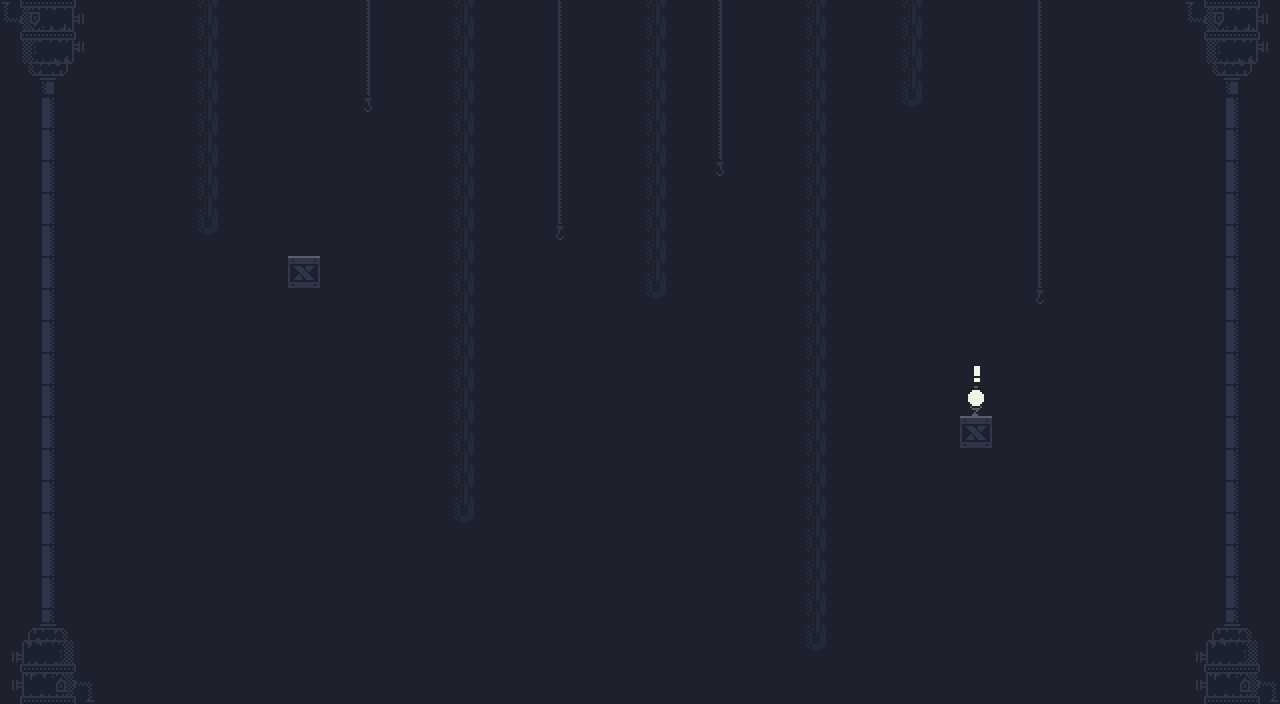

A 2D game scene composited from a Tiled map and its tileset images. What follows is a short description and the map's XML, with every tile layer's data as written:
An orthogonal 40x22 tile map with 32x32 px tiles, 3 tile layers (Background, Ground, Foreground) and 3 objects (Spawn, Win).

<map version="1.10" tiledversion="1.12.1" orientation="orthogonal" renderorder="right-down" width="40" height="22" tilewidth="32" tileheight="32" infinite="0" backgroundcolor="#1d212d" nextlayerid="5" nextobjectid="9">
 <editorsettings>
  <export target="level1.json" format="json" />
 </editorsettings>
 <tileset firstgid="1" name="0x72-industrial-tileset-32px-extruded" tilewidth="32" tileheight="32" spacing="2" margin="1" tilecount="1024" columns="32">
  <image source="0x72-industrial-tileset-32px-extruded.png" width="1088" height="1088" />
  <tile id="5">
   <properties>
    <property name="collides" type="bool" value="true" />
   </properties>
  </tile>
  <tile id="12">
   <properties>
    <property name="collides" type="bool" value="true" />
   </properties>
  </tile>
  <tile id="13">
   <properties>
    <property name="collides" type="bool" value="true" />
   </properties>
  </tile>
  <tile id="14">
   <properties>
    <property name="collides" type="bool" value="true" />
   </properties>
  </tile>
  <tile id="15">
   <properties>
    <property name="collides" type="bool" value="true" />
   </properties>
  </tile>
  <tile id="19">
   <properties>
    <property name="collides" type="bool" value="true" />
   </properties>
  </tile>
  <tile id="20">
   <properties>
    <property name="collides" type="bool" value="true" />
   </properties>
  </tile>
  <tile id="21">
   <properties>
    <property name="collides" type="bool" value="true" />
   </properties>
  </tile>
  <tile id="32">
   <properties>
    <property name="collides" type="bool" value="true" />
   </properties>
  </tile>
  <tile id="33">
   <properties>
    <property name="collides" type="bool" value="true" />
   </properties>
  </tile>
  <tile id="34">
   <properties>
    <property name="collides" type="bool" value="true" />
   </properties>
  </tile>
  <tile id="35">
   <properties>
    <property name="collides" type="bool" value="true" />
   </properties>
  </tile>
  <tile id="36">
   <properties>
    <property name="collides" type="bool" value="true" />
   </properties>
  </tile>
  <tile id="37">
   <properties>
    <property name="collides" type="bool" value="true" />
   </properties>
  </tile>
  <tile id="38">
   <properties>
    <property name="collides" type="bool" value="true" />
   </properties>
  </tile>
  <tile id="39">
   <properties>
    <property name="collides" type="bool" value="true" />
   </properties>
  </tile>
  <tile id="40">
   <properties>
    <property name="collides" type="bool" value="true" />
   </properties>
  </tile>
  <tile id="41">
   <properties>
    <property name="collides" type="bool" value="true" />
   </properties>
  </tile>
  <tile id="42">
   <properties>
    <property name="collides" type="bool" value="true" />
   </properties>
  </tile>
  <tile id="43">
   <properties>
    <property name="collides" type="bool" value="true" />
   </properties>
  </tile>
  <tile id="52">
   <properties>
    <property name="collides" type="bool" value="true" />
   </properties>
  </tile>
  <tile id="53">
   <properties>
    <property name="collides" type="bool" value="true" />
    <property name="isPermanent" type="bool" value="true" />
   </properties>
  </tile>
  <tile id="76">
   <properties>
    <property name="collides" type="bool" value="true" />
    <property name="isSpike" type="bool" value="true" />
   </properties>
   <objectgroup draworder="index">
    <object id="5" x="2" y="26" width="30" height="6" />
   </objectgroup>
  </tile>
  <tile id="77">
   <properties>
    <property name="collides" type="bool" value="true" />
    <property name="isSpike" type="bool" value="true" />
   </properties>
  </tile>
  <tile id="78">
   <properties>
    <property name="collides" type="bool" value="true" />
    <property name="isSpike" type="bool" value="true" />
   </properties>
  </tile>
  <tile id="79">
   <properties>
    <property name="collides" type="bool" value="true" />
    <property name="isSpike" type="bool" value="true" />
   </properties>
  </tile>
  <tile id="84">
   <properties>
    <property name="collides" type="bool" value="true" />
   </properties>
  </tile>
  <tile id="85">
   <properties>
    <property name="collides" type="bool" value="true" />
   </properties>
  </tile>
  <tile id="86">
   <properties>
    <property name="collides" type="bool" value="true" />
   </properties>
  </tile>
  <tile id="87">
   <properties>
    <property name="collides" type="bool" value="true" />
   </properties>
  </tile>
  <tile id="88">
   <properties>
    <property name="collides" type="bool" value="true" />
   </properties>
  </tile>
  <tile id="89">
   <properties>
    <property name="collides" type="bool" value="true" />
   </properties>
  </tile>
  <tile id="108">
   <properties>
    <property name="collides" type="bool" value="true" />
    <property name="isSpike" type="bool" value="true" />
   </properties>
  </tile>
  <tile id="109">
   <properties>
    <property name="collides" type="bool" value="true" />
    <property name="isSpike" type="bool" value="true" />
   </properties>
  </tile>
  <tile id="110">
   <properties>
    <property name="collides" type="bool" value="true" />
    <property name="isSpike" type="bool" value="true" />
   </properties>
  </tile>
  <tile id="111">
   <properties>
    <property name="collides" type="bool" value="true" />
    <property name="isSpike" type="bool" value="true" />
   </properties>
  </tile>
  <tile id="116">
   <properties>
    <property name="collides" type="bool" value="true" />
   </properties>
  </tile>
  <tile id="117">
   <properties>
    <property name="collides" type="bool" value="true" />
   </properties>
  </tile>
  <tile id="118">
   <properties>
    <property name="collides" type="bool" value="true" />
   </properties>
  </tile>
  <tile id="119">
   <properties>
    <property name="collides" type="bool" value="true" />
   </properties>
  </tile>
  <tile id="120">
   <properties>
    <property name="collides" type="bool" value="true" />
   </properties>
  </tile>
  <tile id="121">
   <properties>
    <property name="collides" type="bool" value="true" />
   </properties>
  </tile>
  <tile id="152">
   <properties>
    <property name="collides" type="bool" value="true" />
   </properties>
  </tile>
  <tile id="153">
   <properties>
    <property name="collides" type="bool" value="true" />
   </properties>
  </tile>
  <tile id="196">
   <properties>
    <property name="collides" type="bool" value="true" />
   </properties>
  </tile>
  <tile id="197">
   <properties>
    <property name="collides" type="bool" value="true" />
   </properties>
  </tile>
  <tile id="198">
   <properties>
    <property name="collides" type="bool" value="true" />
   </properties>
  </tile>
  <tile id="199">
   <properties>
    <property name="collides" type="bool" value="true" />
   </properties>
  </tile>
  <tile id="200">
   <properties>
    <property name="collides" type="bool" value="true" />
   </properties>
  </tile>
  <tile id="201">
   <properties>
    <property name="collides" type="bool" value="true" />
   </properties>
  </tile>
  <tile id="228">
   <properties>
    <property name="collides" type="bool" value="true" />
   </properties>
  </tile>
  <tile id="229">
   <properties>
    <property name="collides" type="bool" value="true" />
   </properties>
  </tile>
  <tile id="230">
   <properties>
    <property name="collides" type="bool" value="true" />
   </properties>
  </tile>
  <tile id="231">
   <properties>
    <property name="collides" type="bool" value="true" />
   </properties>
  </tile>
  <tile id="232">
   <properties>
    <property name="collides" type="bool" value="true" />
   </properties>
  </tile>
  <tile id="233">
   <properties>
    <property name="collides" type="bool" value="true" />
   </properties>
  </tile>
  <tile id="256">
   <properties>
    <property name="collides" type="bool" value="true" />
   </properties>
  </tile>
  <tile id="257">
   <properties>
    <property name="collides" type="bool" value="true" />
   </properties>
  </tile>
  <tile id="258">
   <properties>
    <property name="collides" type="bool" value="true" />
   </properties>
  </tile>
  <tile id="259">
   <properties>
    <property name="collides" type="bool" value="true" />
   </properties>
  </tile>
  <tile id="288">
   <properties>
    <property name="collides" type="bool" value="true" />
   </properties>
  </tile>
  <tile id="289">
   <properties>
    <property name="collides" type="bool" value="true" />
   </properties>
  </tile>
  <tile id="290">
   <properties>
    <property name="collides" type="bool" value="true" />
   </properties>
  </tile>
  <tile id="291">
   <properties>
    <property name="collides" type="bool" value="true" />
   </properties>
  </tile>
  <tile id="320">
   <properties>
    <property name="collides" type="bool" value="true" />
   </properties>
  </tile>
  <tile id="321">
   <properties>
    <property name="collides" type="bool" value="true" />
   </properties>
  </tile>
  <tile id="322">
   <properties>
    <property name="collides" type="bool" value="true" />
   </properties>
  </tile>
  <tile id="323">
   <properties>
    <property name="collides" type="bool" value="true" />
   </properties>
  </tile>
 </tileset>
 <layer id="1" name="Background" width="40" height="22">
  <data encoding="csv">
3221225870,3221225869,3221225868,0,0,0,2147483671,0,0,0,0,2147483745,0,0,2147483671,0,0,1073741921,0,0,2147483671,0,2147483745,0,0,2147483671,0,0,2147483671,0,0,0,1073741921,0,0,0,0,3221225870,3221225869,3221225868,
3221225838,3221225837,3221225836,0,0,0,2147483671,0,0,0,0,2147483745,0,0,2147483671,0,0,1073741921,0,0,2147483671,0,2147483745,0,0,2147483671,0,0,2147483671,0,0,0,1073741921,0,0,0,0,3221225838,3221225837,3221225836,
3221225806,3221225805,3221225804,0,0,0,2147483671,0,0,0,0,2147483745,0,0,2147483671,0,0,1073741921,0,0,2147483671,0,2147483745,0,0,2147483671,0,0,2147483671,0,0,0,1073741921,0,0,0,0,3221225806,3221225805,3221225804,
0,367,0,0,0,0,2147483671,0,0,0,0,2147483777,0,0,2147483671,0,0,1073741921,0,0,2147483671,0,2147483745,0,0,2147483671,0,0,2147483703,0,0,0,1073741921,0,0,0,0,0,367,0,
0,367,0,0,0,0,2147483671,0,0,0,0,0,0,0,2147483671,0,0,1073741921,0,0,2147483671,0,2147483745,0,0,2147483671,0,0,0,0,0,0,1073741921,0,0,0,0,0,367,0,
0,367,0,0,0,0,2147483671,0,0,0,0,0,0,0,2147483671,0,0,1073741921,0,0,2147483671,0,2147483777,0,0,2147483671,0,0,0,0,0,0,1073741921,0,0,0,0,0,367,0,
0,367,0,0,0,0,2147483671,0,0,0,0,0,0,0,2147483671,0,0,1073741921,0,0,2147483671,0,0,0,0,2147483671,0,0,0,0,0,0,1073741921,0,0,0,0,0,367,0,
0,367,0,0,0,0,2147483703,0,0,0,0,0,0,0,2147483671,0,0,2147483809,0,0,2147483671,0,0,0,0,2147483671,0,0,0,0,0,0,1073741921,0,0,0,0,0,367,0,
0,367,0,0,0,0,0,0,0,0,0,0,0,0,2147483671,0,0,0,0,0,2147483671,0,0,0,0,2147483671,0,0,0,0,0,0,1073741921,0,0,0,0,0,367,0,
0,367,0,0,0,0,0,0,0,0,0,0,0,0,2147483671,0,0,0,0,0,2147483703,0,0,0,0,2147483671,0,0,0,0,0,0,2147483809,0,0,0,0,0,367,0,
0,367,0,0,0,0,0,0,0,0,0,0,0,0,2147483671,0,0,0,0,0,0,0,0,0,0,2147483671,0,0,0,0,0,0,0,0,0,0,0,0,367,0,
0,367,0,0,0,0,0,0,0,0,0,0,0,0,2147483671,0,0,0,0,0,0,0,0,0,0,2147483671,0,0,0,0,0,0,0,0,0,0,0,0,367,0,
0,367,0,0,0,0,0,0,0,0,0,0,0,0,2147483671,0,0,0,0,0,0,0,0,0,0,2147483671,0,0,0,0,0,0,0,0,0,0,0,0,367,0,
0,367,0,0,0,0,0,0,0,0,0,0,0,0,2147483671,0,0,0,0,0,0,0,0,0,0,2147483671,0,0,0,0,0,0,0,0,0,0,0,0,367,0,
0,367,0,0,0,0,0,0,0,0,0,0,0,0,2147483671,0,0,0,0,0,0,0,0,0,0,2147483671,0,0,0,0,0,0,0,0,0,0,0,0,367,0,
0,367,0,0,0,0,0,0,0,0,0,0,0,0,2147483671,0,0,0,0,0,0,0,0,0,0,2147483671,0,0,0,0,0,0,0,0,0,0,0,0,367,0,
0,367,0,0,0,0,0,0,0,0,0,0,0,0,2147483703,0,0,0,0,0,0,0,0,0,0,2147483671,0,0,0,0,0,0,0,0,0,0,0,0,367,0,
0,367,0,0,0,0,0,0,0,0,0,0,0,0,0,0,0,0,0,0,0,0,0,0,0,2147483671,0,0,0,0,0,0,0,0,0,0,0,0,367,0,
0,367,0,0,0,0,0,0,0,0,0,0,0,0,0,0,0,0,0,0,0,0,0,0,0,2147483671,0,0,0,0,0,0,0,0,0,0,0,0,367,0,
332,333,334,0,0,0,0,0,0,0,0,0,0,0,0,0,0,0,0,0,0,0,0,0,0,2147483671,0,0,0,0,0,0,0,0,0,0,0,332,333,334,
364,365,366,0,0,0,0,0,0,0,0,0,0,0,0,0,0,0,0,0,0,0,0,0,0,2147483703,0,0,0,0,0,0,0,0,0,0,0,364,365,366,
396,397,398,0,0,0,0,0,0,0,0,0,0,0,0,0,0,0,0,0,0,0,0,0,0,0,0,0,0,0,0,0,0,0,0,0,0,396,397,398
</data>
 </layer>
 <layer id="2" name="Ground" width="40" height="22">
  <data encoding="csv">
0,0,0,0,0,0,0,0,0,0,0,0,0,0,0,0,0,0,0,0,0,0,0,0,0,0,0,0,0,0,0,0,0,0,0,0,0,0,0,0,
0,0,0,0,0,0,0,0,0,0,0,0,0,0,0,0,0,0,0,0,0,0,0,0,0,0,0,0,0,0,0,0,0,0,0,0,0,0,0,0,
0,0,0,0,0,0,0,0,0,0,0,0,0,0,0,0,0,0,0,0,0,0,0,0,0,0,0,0,0,0,0,0,0,0,0,0,0,0,0,0,
0,0,0,0,0,0,0,0,0,0,0,0,0,0,0,0,0,0,0,0,0,0,0,0,0,0,0,0,0,0,0,0,0,0,0,0,0,0,0,0,
0,0,0,0,0,0,0,0,0,0,0,0,0,0,0,0,0,0,0,0,0,0,0,0,0,0,0,0,0,0,0,0,0,0,0,0,0,0,0,0,
0,0,0,0,0,0,0,0,0,0,0,0,0,0,0,0,0,0,0,0,0,0,0,0,0,0,0,0,0,0,0,0,0,0,0,0,0,0,0,0,
0,0,0,0,0,0,0,0,0,0,0,0,0,0,0,0,0,0,0,0,0,0,0,0,0,0,0,0,0,0,0,0,0,0,0,0,0,0,0,0,
0,0,0,0,0,0,0,0,0,0,0,0,0,0,0,0,0,0,0,0,0,0,0,0,0,0,0,0,0,0,0,0,0,0,0,0,0,0,0,0,
0,0,0,0,0,0,0,0,0,6,0,0,0,0,0,0,0,0,0,0,0,0,0,0,0,0,0,0,0,0,0,0,0,0,0,0,0,0,0,0,
0,0,0,0,0,0,0,0,0,0,0,0,0,0,0,0,0,0,0,0,0,0,0,0,0,0,0,0,0,0,0,0,0,0,0,0,0,0,0,0,
0,0,0,0,0,0,0,0,0,0,0,0,0,0,0,0,0,0,0,0,0,0,0,0,0,0,0,0,0,0,0,0,0,0,0,0,0,0,0,0,
0,0,0,0,0,0,0,0,0,0,0,0,0,0,0,0,0,0,0,0,0,0,0,0,0,0,0,0,0,0,0,0,0,0,0,0,0,0,0,0,
0,0,0,0,0,0,0,0,0,0,0,0,0,0,0,0,0,0,0,0,0,0,0,0,0,0,0,0,0,0,0,0,0,0,0,0,0,0,0,0,
0,0,0,0,0,0,0,0,0,0,0,0,0,0,0,0,0,0,0,0,0,0,0,0,0,0,0,0,0,0,6,0,0,0,0,0,0,0,0,0,
0,0,0,0,0,0,0,0,0,0,0,0,0,0,0,0,0,0,0,0,0,0,0,0,0,0,0,0,0,0,0,0,0,0,0,0,0,0,0,0,
0,0,0,0,0,0,0,0,0,0,0,0,0,0,0,0,0,0,0,0,0,0,0,0,0,0,0,0,0,0,0,0,0,0,0,0,0,0,0,0,
0,0,0,0,0,0,0,0,0,0,0,0,0,0,0,0,0,0,0,0,0,0,0,0,0,0,0,0,0,0,0,0,0,0,0,0,0,0,0,0,
0,0,0,0,0,0,0,0,0,0,0,0,0,0,0,0,0,0,0,0,0,0,0,0,0,0,0,0,0,0,0,0,0,0,0,0,0,0,0,0,
0,0,0,0,0,0,0,0,0,0,0,0,0,0,0,0,0,0,0,0,0,0,0,0,0,0,0,0,0,0,0,0,0,0,0,0,0,0,0,0,
0,0,0,0,0,0,0,0,0,0,0,0,0,0,0,0,0,0,0,0,0,0,0,0,0,0,0,0,0,0,0,0,0,0,0,0,0,0,0,0,
0,0,0,0,0,0,0,0,0,0,0,0,0,0,0,0,0,0,0,0,0,0,0,0,0,0,0,0,0,0,0,0,0,0,0,0,0,0,0,0,
0,0,0,0,0,0,0,0,0,0,0,0,0,0,0,0,0,0,0,0,0,0,0,0,0,0,0,0,0,0,0,0,0,0,0,0,0,0,0,0
</data>
 </layer>
 <layer id="3" name="Foreground" width="40" height="22">
  <data encoding="csv">
0,0,0,0,0,0,0,0,0,0,0,0,0,0,0,0,0,0,0,0,0,0,0,0,0,0,0,0,0,0,0,0,0,0,0,0,0,0,0,0,
0,0,0,0,0,0,0,0,0,0,0,0,0,0,0,0,0,0,0,0,0,0,0,0,0,0,0,0,0,0,0,0,0,0,0,0,0,0,0,0,
0,0,0,0,0,0,0,0,0,0,0,0,0,0,0,0,0,0,0,0,0,0,0,0,0,0,0,0,0,0,0,0,0,0,0,0,0,0,0,0,
0,0,0,0,0,0,0,0,0,0,0,0,0,0,0,0,0,0,0,0,0,0,0,0,0,0,0,0,0,0,0,0,0,0,0,0,0,0,0,0,
0,0,0,0,0,0,0,0,0,0,0,0,0,0,0,0,0,0,0,0,0,0,0,0,0,0,0,0,0,0,0,0,0,0,0,0,0,0,0,0,
0,0,0,0,0,0,0,0,0,0,0,0,0,0,0,0,0,0,0,0,0,0,0,0,0,0,0,0,0,0,0,0,0,0,0,0,0,0,0,0,
0,0,0,0,0,0,0,0,0,0,0,0,0,0,0,0,0,0,0,0,0,0,0,0,0,0,0,0,0,0,0,0,0,0,0,0,0,0,0,0,
0,0,0,0,0,0,0,0,0,0,0,0,0,0,0,0,0,0,0,0,0,0,0,0,0,0,0,0,0,0,0,0,0,0,0,0,0,0,0,0,
0,0,0,0,0,0,0,0,0,0,0,0,0,0,0,0,0,0,0,0,0,0,0,0,0,0,0,0,0,0,0,0,0,0,0,0,0,0,0,0,
0,0,0,0,0,0,0,0,0,0,0,0,0,0,0,0,0,0,0,0,0,0,0,0,0,0,0,0,0,0,0,0,0,0,0,0,0,0,0,0,
0,0,0,0,0,0,0,0,0,0,0,0,0,0,0,0,0,0,0,0,0,0,0,0,0,0,0,0,0,0,0,0,0,0,0,0,0,0,0,0,
0,0,0,0,0,0,0,0,0,0,0,0,0,0,0,0,0,0,0,0,0,0,0,0,0,0,0,0,0,0,646,0,0,0,0,0,0,0,0,0,
0,0,0,0,0,0,0,0,0,0,0,0,0,0,0,0,0,0,0,0,0,0,0,0,0,0,0,0,0,0,317,0,0,0,0,0,0,0,0,0,
0,0,0,0,0,0,0,0,0,0,0,0,0,0,0,0,0,0,0,0,0,0,0,0,0,0,0,0,0,0,0,0,0,0,0,0,0,0,0,0,
0,0,0,0,0,0,0,0,0,0,0,0,0,0,0,0,0,0,0,0,0,0,0,0,0,0,0,0,0,0,0,0,0,0,0,0,0,0,0,0,
0,0,0,0,0,0,0,0,0,0,0,0,0,0,0,0,0,0,0,0,0,0,0,0,0,0,0,0,0,0,0,0,0,0,0,0,0,0,0,0,
0,0,0,0,0,0,0,0,0,0,0,0,0,0,0,0,0,0,0,0,0,0,0,0,0,0,0,0,0,0,0,0,0,0,0,0,0,0,0,0,
0,0,0,0,0,0,0,0,0,0,0,0,0,0,0,0,0,0,0,0,0,0,0,0,0,0,0,0,0,0,0,0,0,0,0,0,0,0,0,0,
0,0,0,0,0,0,0,0,0,0,0,0,0,0,0,0,0,0,0,0,0,0,0,0,0,0,0,0,0,0,0,0,0,0,0,0,0,0,0,0,
0,0,0,0,0,0,0,0,0,0,0,0,0,0,0,0,0,0,0,0,0,0,0,0,0,0,0,0,0,0,0,0,0,0,0,0,0,0,0,0,
0,0,0,0,0,0,0,0,0,0,0,0,0,0,0,0,0,0,0,0,0,0,0,0,0,0,0,0,0,0,0,0,0,0,0,0,0,0,0,0,
0,0,0,0,0,0,0,0,0,0,0,0,0,0,0,0,0,0,0,0,0,0,0,0,0,0,0,0,0,0,0,0,0,0,0,0,0,0,0,0
</data>
 </layer>
 <objectgroup id="4" name="Objects">
  <object id="1" name="Spawn" x="304" y="240">
   <point />
  </object>
  <object id="8" name="Win" x="976" y="400">
   <point />
  </object>
 </objectgroup>
</map>
